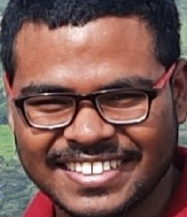
#> input picture Umic databases/UMIC Members/Amit/20210807_094712.jpg, 187 x 217 px; its folder holds only this picture in this run
$ python umic_database_pre-processing.py
#> lines starting #> are read from the running program, lines starting #| are printed output that depends on the picture
import numpy as np
import glob
import random as rnd
import pickle
import matplotlib.pyplot as plt
from numpy import asarray
from numpy import save
import cv2
import os

names = ["Amit", "atharva", "Balasubramanian", "Harshil", "Meghna", "Rihan Aaron", "Ronit", "Saad", "shubham","Siddhant"]
down_size = 112
down_points = (down_size, down_size)

face_database = []
face_names_database = []
Y = []
for name in names:
    file_name = "UMIC Members/"+name+"/*.jpg"
    face_shots = []
    for file in glob.glob(file_name):
        photo = cv2.imread(file)
#> photo is the input picture: shape (217, 187, 3); mean B, G, R 81.3, 86.8, 121.3
        face_img = cv2.resize(photo, down_points, interpolation= cv2.INTER_LINEAR)
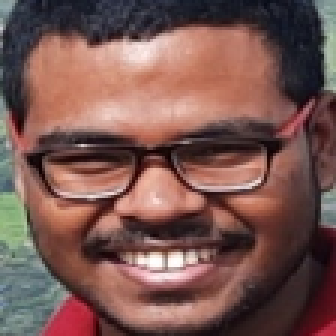
#> face_img: shape (112, 112, 3) (shown 3 times larger); mean B, G, R 81.2, 86.7, 121.1
        print(face_img.shape)
#| (112, 112, 3)
        cv2.imshow("meow", face_img)
        cv2.waitKey()
        face_database.append(face_img)
        face_names_database.append(name)
        Y.append(names.index(name))

Y = np.array(Y)
print(Y.shape)
#| (1,)

database = np.array(face_database[0],dtype=float)
database = np.reshape(database,(1,112,112,3))
for i in range(1,len(face_database)):
    j = np.array(face_database[i],dtype=float)
    j = np.reshape(j,(1,112,112,3))
    database = np.concatenate((database,j),axis=0)

print(database.shape)
#| (1, 112, 112, 3)
save("umic_members_images.npy",database)
save("umic_members_Y.npy",Y)
file_name = "umic_members_names.pkl"
open_file = open(file_name, "wb")
pickle.dump(face_names_database, open_file)
open_file.close()
